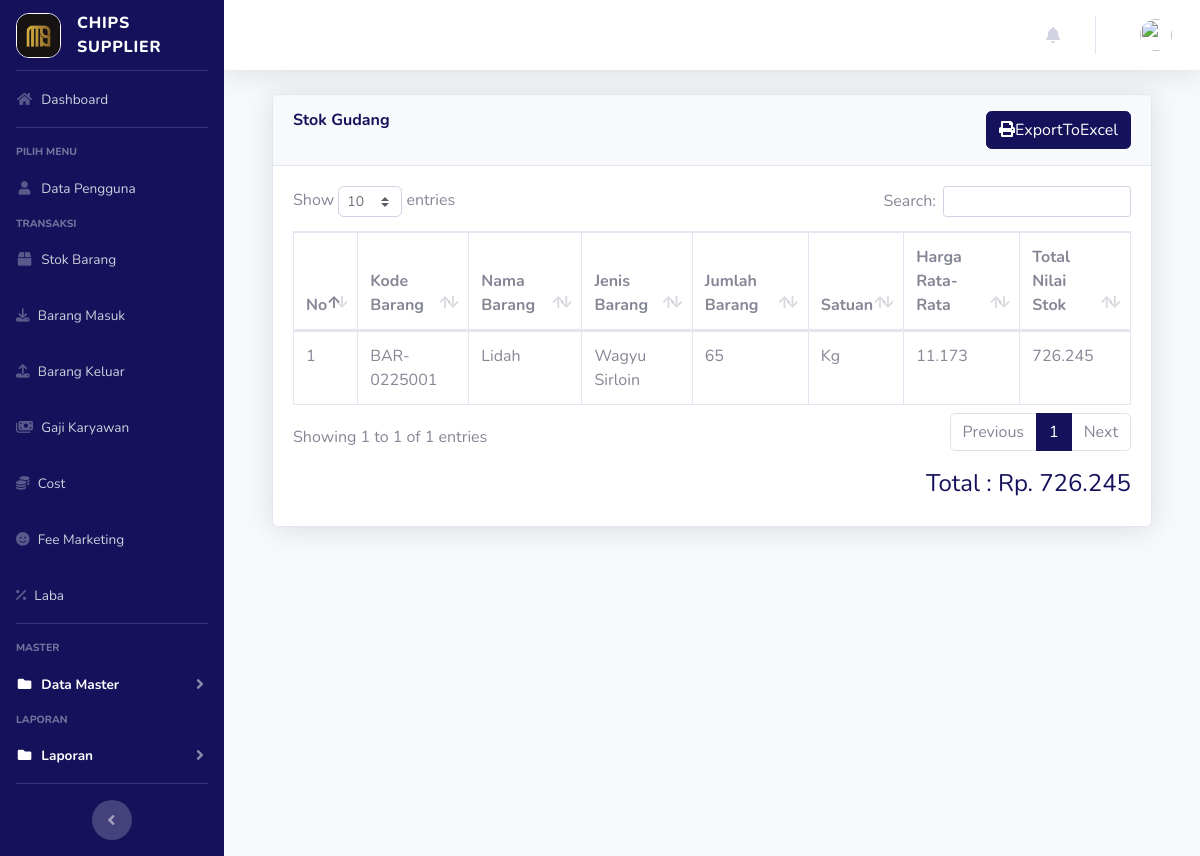
Page /index.php?page=laporan_gudang (signed in) on the earlier database version.
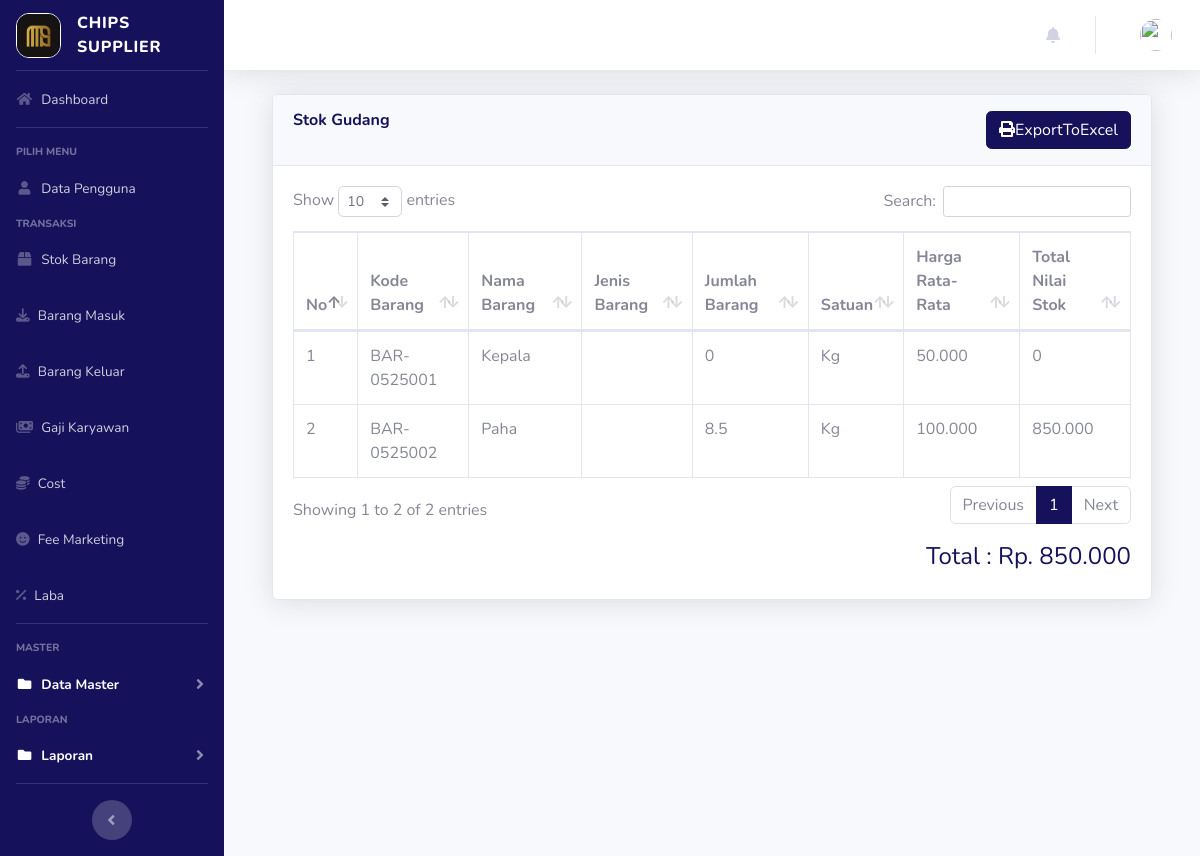
Same page on the later database version.
### tables this page shows
CREATE TABLE `gudang` (
  `id` int NOT NULL AUTO_INCREMENT,
  `kode_barang` varchar(100) NOT NULL,
  `nama_barang` varchar(100) NOT NULL,
  `jenis_barang` varchar(100) DEFAULT NULL,
  `jumlah` double NOT NULL,
  `satuan` varchar(100) NOT NULL,
  `harga_rata` bigint NOT NULL,
  `total_nilai_stok` bigint NOT NULL,
  PRIMARY KEY (`id`)
);

### page/laporan/laporan_gudang.php (the view, shortened to what this page needs)
<?php
$query = $koneksi->query("SELECT SUM(total_nilai_stok) AS total_stok FROM gudang");
$row = $query->fetch_assoc();
$total_stok = $row['total_stok'];
?>
<div class="container-fluid">
  <div class="card shadow mb-4">
    <div class="card-header py-3" style="display: flex; justify-content: space-between;">
      <h6 class="m-0 font-weight-bold text-primary">Stok Gudang</h6>
      <a href="page/laporan/export_laporan_gudang_excel.php" class="btn btn-primary" style="margin-top:8 px"><i class="fa fa-print"></i>ExportToExcel</a>
    </div>
    <div class="card-body">
      <div class="table-responsive">
        <table class="table table-bordered" id="dataTable" width="100%" cellspacing="0">
          <thead>
            <tr>
              <th>No</th>
              <th>Kode Barang</th>
              <th>Nama Barang</th>
              <th>Jenis Barang</th>
              <th>Jumlah Barang</th>
              <th>Satuan</th>
              <th>Harga Rata-Rata</th>
              <th>Total Nilai Stok</th>
            </tr>
          </thead>
          <tbody>
            <?php
            $no = 1;
            $sql = $koneksi->query("select * from gudang");
            while ($data = $sql->fetch_assoc()) {
            ?>
              <tr>
                <td><?php echo $no++; ?></td>
                <td><?php echo $data['kode_barang'] ?></td>
                <td><?php echo $data['nama_barang'] ?></td>
                <td><?php echo $data['jenis_barang'] ?></td>
                <td><?php echo $data['jumlah'] ?></td>
                <td><?php echo $data['satuan'] ?></td>
                <td><?php echo number_format($data['harga_rata'], 0, '', '.') ?></td>
                <td><?php echo number_format($data['total_nilai_stok'], 0, '', '.') ?></td>
              </tr>
            <?php } ?>
          </tbody>
        </table>
        <h4 class="text-right mt-3 text-primary">Total : Rp. <?php echo number_format($total_stok, 0, '', '.') ?></h4>
      </div>
    </div>
  </div>
</div>

Differences in the rows shown:
changed gudang: kode_barang "BAR-0225001" → "BAR-0525001"; nama_barang "Lidah" → "Kepala"; jumlah "65" → "0"; harga_rata "11.173" → "50.000"; total_nilai_stok "726.245" → "0"; jenis_barang "Wagyu Sirloin" → (not shown)
added gudang: kode_barang "BAR-0525002", nama_barang "Paha", jumlah "8.5", satuan "Kg", harga_rata "100.000", total_nilai_stok "850.000"
Other differences:
text written by a page script: "Show entries Search: Showing 1 to 1 of 1 entries Previous 1 Next" → "Show entries Search: Showing 1 to 2 of 2 entries Previous 1 Next"
$total_stok: "726.245" → "850.000"
